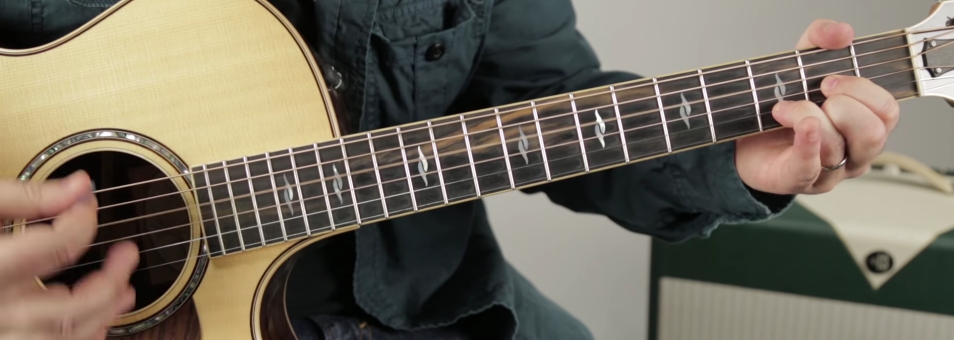
#> input picture pictures/chordD.png, 1908 x 680 px (shown at 1/2 size); its folder holds 4 pictures in this run
$ python tests_fretboard.py   (older library calls are emulated)
#> lines starting #> are read from the running program, lines starting #| are printed output that depends on the picture; after the words box and inside, x2 and y2 are one past the last pixel; in counts of white or black regions, pixels touching at a corner belong together
### image.py
import numpy as np
from matplotlib import pyplot as plt
import cv2


class Image:
    """
    This Image object was made at the beginning to simplify the code by packaging every common
    image processing treatment in a single object
    """

    def __init__(self, path=None, img=None):
#> called with path = './pictures/chordD.png'
        if img is None:
            self.image = cv2.imread(path)
#> self.image is the input picture: shape (680, 1908, 3); mean B, G, R 93.7, 107.4, 115.3
        elif path is None:
            self.image = img
        else:
            print("Incorrect image parameter")
        self.gray = cv2.cvtColor(self.image, cv2.COLOR_BGR2GRAY)  # TODO: check if this is not a problem (changes the image to gray without copying first)

    def __str__(self):
        return self.image

    def set_image(self, img):
        self.image = img

    def set_gray(self, grayscale):
        self.gray = grayscale

    # [14 lines left out: functions print_cv2, print_plt, not called in this run]

    def edges_canny(self, min_val=100, max_val=200, aperture=3):
        return cv2.Canny(self.gray, min_val, max_val, aperture)

    def edges_laplacian(self, ksize=3):
        return cv2.Laplacian(self.gray, cv2.CV_8U, ksize)  # ddepth - desired depth of dst image  |||    # CV_8U - unsigned char (8-bit))

    def edges_sobelx(self, ksize=3):
        return cv2.Sobel(self.gray, cv2.CV_8U, 1, 0, ksize)

    def edges_sobely(self, ksize=3):
#> called with ksize = 3
        return cv2.Sobel(self.gray, cv2.CV_8U, 0, 1, ksize)

    def lines_hough_transform(self, edges, min_line_length, max_line_gap, threshold=15):
        lines = cv2.HoughLinesP(edges, 1, np.pi / 180, threshold, min_line_length, max_line_gap)
        return lines

### functions.py
import cv2


def threshold(img, s):
#> called with s = 127
    I = img
    I[I <= s] = 0
    I[I > s] = 255
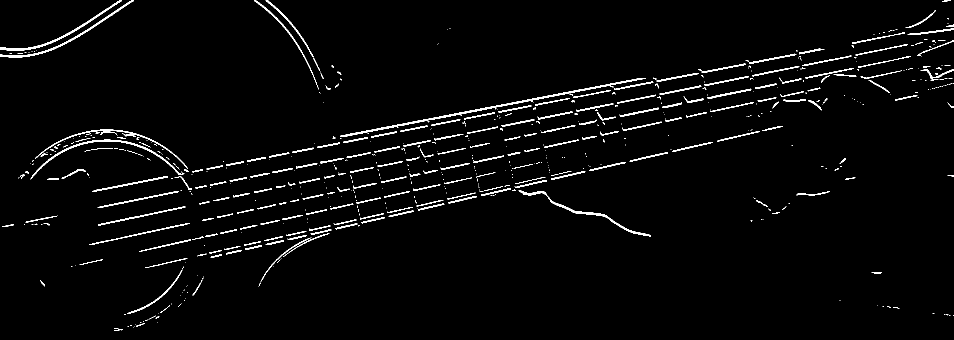
#> I: shape (680, 1908) (shown at 1/2 size); 2.7% white in thin lines or dots
    return I


def rotate(image, angle, center=None, scale=1.0):
    (h, w) = image.shape[:2]

    if center is None:
        center = (w / 2, h / 2)

    # Perform the rotation
    M = cv2.getRotationMatrix2D(center, angle, scale)
    rotated = cv2.warpAffine(image, M, (w, h))

    return rotated


def remove_duplicates(l):
    gaps = []
    new_l = []
    for i in range(len(l) - 1):
        gaps.append(l[i + 1] - l[i])
    for index, g in enumerate(gaps):
        if g > 15:
            new_l.append(l[index])
    return new_l

### rotate_crop.py
from image import Image
from functions import *
from statistics import median
from math import inf


def rotate_neck_picture(image):
    """
    Rotating the picture so that the neck of the guitar is horizontal. We use Hough transform to detect lines
    and calculating the slopes of all lines, we rotate it according to the median slope.
    Hopefully, most lines detected will be strings or neck lines so the median slope is the slope of the neck
    An image with lots of noise and different lines will result in poor results.
    :param image: an Image object
    :return rotated_neck_picture: an Image object rotated according to the angle of the median slope detected in param image
    """
    image_to_rotate = image.image

    edges = image.edges_sobely()
    edges = threshold(edges, 127)

    lines = image.lines_hough_transform(edges, 50, 50)  # TODO: Calibrate params automatically
#> in lines_hough_transform, `lines = cv2.HoughLinesP(edges, 1, np.pi / 180, threshold, min_line_len..`: lines = 54 rows, first 6: [862, 250, 920, 239], [181, 488, 379, 446], [1313, 161, 1378, 149], [897, 406, 953, 393], [742, 274, 793, 264], [882, 338, 938, 326]
    slopes = []

    for line in lines:
        for x1, y1, x2, y2 in line:
            slopes.append(abs((y2 - y1) / (x2 - x1)))
#> this loop made 54 passes
#> line on passes 1 to 12: [[862, 250, 920, 239]], [[181, 488, 379, 446]], [[1313, 161, 1378, 149]], [[897, 406, 953, 393]], [[742, 274, 793, 264]], [[882, 338, 938, 326]], [[680, 273, 1256, 161]], [[683, 273, 856, 240]], [[1421, 222, 1507, 204]], [[1260, 321, 1327, 306]], [[1605, 131, 1702, 112]], [[1320, 189, 1401, 173]]
#> after the loop, slopes = 54 values, max 0.65 at index 44, min 0.145 at index 24, mean 0.24

    median_slope = median(slopes)
#> median_slope = 0.207
    angle = median_slope * 45  # self note - mult by 45 because slope=1 iff angle=45degs
#> angle = 9.32

    return angle, Image(img=rotate(image_to_rotate, -angle))
#> in rotate, `M = cv2.getRotationMatrix2D(center, angle, scale)`: M = [[0.987, -0.162, 67.69], [0.162, 0.987, -150.1]]
#> in __init__ (call 2), `self.gray = cv2.cvtColor(self.image, cv2.COLOR_BGR2GRAY)`:
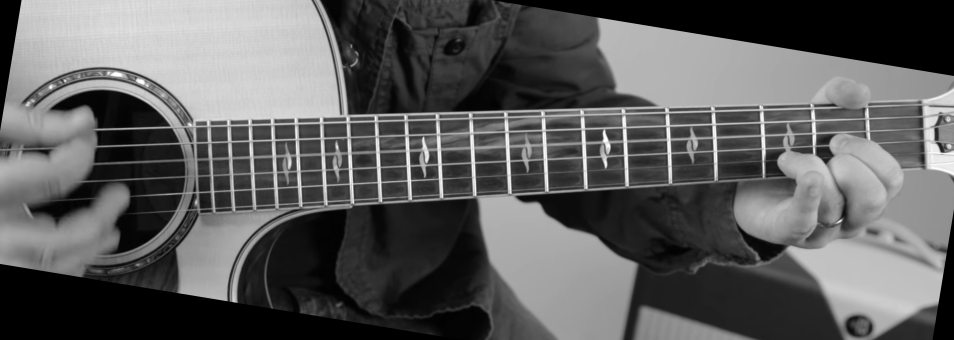
#> self.gray: shape (680, 1908) (shown at 1/2 size); min 0, max 255, mean 93.1
#> in detect_frets_edges, `rotation_angle, rotated_image = rotate_neck_picture(chord_image)`: rotation_angle = 9.32


def crop_neck_picture(image):
    """
    Cropping the picture so we only work on the region of interest (i.e. the neck)
    We're looking for a very dense region where we detect horizontal line
    Currently, we identify it by looking at parts where there are more than two lines at the same y (height)
    :param image: an Image object of the neck (rotated horizontally if necessary)
    :return cropped_neck_picture: an Image object cropped around the neck
    """
    image_to_crop = image.image

    edges = image.edges_sobely()
    edges = threshold(edges, 127)
#> in threshold (call 2), `I[I > s] = 255`: I: shape (680, 1908); 2.5% white; 418 white regions (215 under 20 px), largest, box (x1, y1, x2, y2) and area: (695, 211, 1317, 231) 2257, (1061, 13, 1908, 153) 2157, (68, 157, 376, 253) 1128

    lines = image.lines_hough_transform(edges, 50, 50)  # TODO: Calibrate params automatically
#> in lines_hough_transform (call 2), `lines = cv2.HoughLinesP(edges, 1, np.pi / 180, threshold, min_line_len..`: lines = 60 rows, first 6: [1092, 259, 1161, 257], [1528, 243, 1623, 240], [1095, 316, 1164, 313], [1857, 214, 1907, 214], [890, 225, 942, 224], [1630, 239, 1720, 236]
    y = []

    for line in lines:
        for x1, y1, x2, y2 in line:
            y.append(y1)
            y.append(y2)
#> this loop made 60 passes
#> line on passes 1 to 12: [[1092, 259, 1161, 257]], [[1528, 243, 1623, 240]], [[1095, 316, 1164, 313]], [[1857, 214, 1907, 214]], [[890, 225, 942, 224]], [[1630, 239, 1720, 236]], [[960, 220, 1266, 215]], [[1098, 381, 1149, 378]], [[195, 292, 358, 286]], [[885, 356, 941, 353]], [[756, 240, 808, 238]], [[1538, 92, 1845, 140]]
#> after the loop, y = 120 values, max 473 at index 83, min 16 at index 40, mean 261.4

    y_sort = list(sorted(y))
#> y_sort = 120 values from 16 to 473
    y_differences = [0]

    first_y = 0
    last_y = inf

    # TODO: go over this calculation better, check for problems/ special cases. i.e what if there are 3 random lines at the bottom, will the results be garbage?
    # same problem occurs for extra lines at the top. possible alternative: check for overall density of lines
    for i in range(len(y_sort) - 1):
        y_differences.append(y_sort[i + 1] - y_sort[i])
#> this loop made 119 passes
#> after the loop, y_differences = 120 values, max 57 at index 12, min 0 at index 0, mean 3.81
    for i in range(len(y_differences) - 1):
        if y_differences[i] == 0:
            last_y = y_sort[i]
            if i > 3 and first_y == 0:  # solves the problem mentioned in TODO? does it fail when the problem is double?(two separate lines at bottom and then the guitar)
                first_y = y_sort[i]
#> this loop made 119 passes
#> (last_y, first_y) on pass 17: (214, 214)
#> last_y on passes 1, 18, 20, 22, 26, 27: 16, 214, 215, 216, 219, 219
#> after the loop, first_y = 214

    return (first_y - 10), (last_y+10), Image(img=image_to_crop[first_y - 10:last_y + 10])


# [13 lines left out: function resize_image, not called in this run]


# [2 lines that do not run on import are left out]

### strings_and_frets_detector.py
from matplotlib import pyplot as plt
import numpy as np
from image import Image
from strings import Strings
from rotate_crop import rotate_neck_picture, crop_neck_picture
from grid_detection import string_detection, fret_detection
import cv2


# class StringDetector:


# [34 lines left out: function detect_strings_edges, not called in this run]
    # return string_edges_uncropped


def detect_frets_edges(img):
    chord_image = img
    rotation_angle, rotated_image = rotate_neck_picture(chord_image)
    first_y_cut, last_y_cut, cropped_image = crop_neck_picture(rotated_image)
#> first_y_cut = 204; last_y_cut = 401
    cropped_width, cropped_length, _ = cropped_image.image.shape
#> cropped_width = 197; cropped_length = 1908

    fret_edges_cropped_rotated, _ = fret_detection(cropped_image)
    fret_edges_uncropped = fret_edges_cropped_rotated.copy()

    for i in range(len(fret_edges_uncropped)):
        top_edge, bottom_edge = fret_edges_uncropped[i]
        # string_edges_uncropped.separating_lines[self.tuning[i]] = [(cropped_width - 1, right_extreme), (0, left_extreme)]
        list(top_edge)[1] = (top_edge[1] + first_y_cut)
        list(bottom_edge)[1] = (bottom_edge[1] + first_y_cut)
        fret_edges_uncropped[i] = top_edge, bottom_edge

    (cropped_h, cropped_w) = cropped_image.image.shape[:2]
    (uncropped_h, uncropped_w) = (cropped_h + first_y_cut + last_y_cut, cropped_w)
    cropped_center = (cropped_w / 2, cropped_h / 2)
    uncropped_center = (uncropped_w / 2, uncropped_h / 2)
    M_reverse = cv2.getRotationMatrix2D(cropped_center, 1.45*rotation_angle, 1.0)  # TODO: multiplying angle by ~1.45 seems not fix, not sure why???
    fret_edges_in_original_crds = fret_edges_uncropped.copy()
    for i in range(len(fret_edges_in_original_crds)):
        old_edges = fret_edges_in_original_crds[i]
        old_edges0_mat = np.array([old_edges[0][0], old_edges[0][1], 1]).transpose()
        old_edges1_mat = np.array([old_edges[1][0], old_edges[1][1], 1]).transpose()
        new_edge0 = np.matmul(M_reverse, old_edges0_mat)
        new_edge1 = np.matmul(M_reverse, old_edges1_mat)
        # new_edges = cv2.warpAffine(old_edges, M_reverse, (uncropped_w, uncropped_h))
        fret_edges_in_original_crds[i] = [new_edge0.astype(int), new_edge1.astype(int)]
        fret_edges_in_original_crds[i][0][1] = fret_edges_in_original_crds[i][0][1] + first_y_cut - 10
        fret_edges_in_original_crds[i][1][1] = fret_edges_in_original_crds[i][1][1] + first_y_cut - 10

    return fret_edges_in_original_crds

### grid_detection.py
from strings import Strings
from rotate_crop import *
import cv2
import numpy as np
from collections import defaultdict


# [105 lines left out: function string_detection, not called in this run]


def fret_detection(neck):
    """
    Detecting frets by detecting vertical components that are potential frets (provided they are lines detected
    by Hough transform and respect a logarithmic ratio)
    :param neck: An Image object of the picture cropped around the horizontal neck
    :return: an Image object of the picture with the frets detected (illustration purpose at the moment)
    """
    height = len(neck.image)
#> height = 197
    width = len(neck.image[0])
#> width = 1908
    neck_with_frets = np.zeros((height, width, 3), np.uint8)

    # 1. Detect frets with Hough transform and form an Image based on these
    edges = neck.edges_sobelx()
    edges = threshold(edges, 127)
#> call 3 of threshold, with s = 127
#> in threshold (call 3), `I[I > s] = 255`:
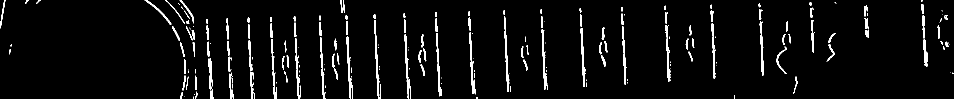
#> I: shape (197, 1908) (shown at 1/2 size); 4.1% white; 260 white regions (122 under 20 px), largest, box (x1, y1, x2, y2) and area: (809, 68, 818, 197) 430, (1161, 56, 1170, 174) 425, (693, 72, 702, 197) 424
    # edges = cv2.medianBlur(edges, 3)

    lines = neck.lines_hough_transform(edges, 20, 5)  # TODO: Calibrate params automatically if possible
#> in lines_hough_transform (call 3), `lines = cv2.HoughLinesP(edges, 1, np.pi / 180, threshold, min_line_len..`: lines = 564 rows, first 6: [874, 66, 880, 191], [750, 71, 751, 117], [1247, 108, 1251, 167], [499, 61, 499, 76], [592, 77, 596, 196], [541, 34, 541, 43]
    size = len(lines)
#> size = 564

    for x in range(size):
        for x1, y1, x2, y2 in lines[x]:
            cv2.line(neck_with_frets, (x1, y1), (x2, y2), (255, 255, 255), 2)
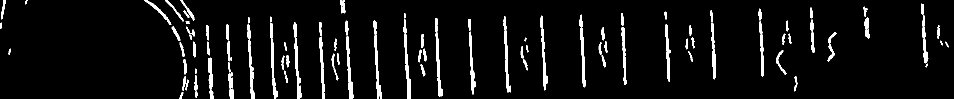
#> neck_with_frets: shape (197, 1908, 3) (shown at 1/2 size); 5.4% white; 101 white regions, largest, box (x1, y1, x2, y2) and area: (870, 36, 885, 194) 813, (747, 41, 763, 197) 813, (587, 44, 603, 197) 812

    neck_fr = Image(img=neck_with_frets)
    neck_fret_gray = neck_fr.gray

    # 2. Slice image horizontally at different points and calculate gaps between frets at these slices
    slices = {}
    nb_slices = int(height / 15)
#> nb_slices = 13
    for i in range(nb_slices):
        slices[(i + 1) * nb_slices] = []  # slices dict is {y_pixel_of_slice : [x_pixels_where_line_detected]}

    for index_line, line in enumerate(neck_fret_gray):
        for index_pixel, pixel in enumerate(line):
            if pixel == 255 and index_line in slices:
                slices[index_line].append(index_pixel)

    slices_differences = {}  # slices_differences dict is {y_pixel_of_slice : [gaps_between_detected_lines]}
    for k in slices.keys():
        temp = []
        n = 0
        slices[k] = list(sorted(slices[k]))
        for p in range(len(slices[k]) - 1):
            temp.append(slices[k][p + 1] - slices[k][p])
            if slices[k][p + 1] - slices[k][p] > 1:
                n += 1
        slices_differences[k] = temp

    x_values = defaultdict(int)
    for j in slices_differences.keys():
        for index, gap in enumerate(slices_differences[j]):
            if gap > 1:
                x_values[slices[j][index]] += 1

    potential_frets = []
    x_values = dict(x_values)
    for x, nb in x_values.items():
        if nb > 1:
            potential_frets.append(x)

    potential_frets = list(sorted(potential_frets))
#> potential_frets = 82 values from 372 to 1736
    potential_frets = remove_duplicates(potential_frets)
#> potential_frets = 26 values from 392 to 1661

    # 3. Sort potential frets by looking for a ratio and building missings frets
    potential_ratio = []
    for i in range(len(potential_frets) - 1):
        potential_ratio.append(round(potential_frets[i + 1] / potential_frets[i], 3))

    ''' loop over frets and check for ratio anomalies compared to average ratio (I defined 2.5% limit)'''
    finished_filtering_frets = False
    average_ratio = (sum(potential_ratio) / len(potential_ratio))
#> average_ratio = 1.06
    ratio_anomaly_limit = 0.025 * average_ratio
#> ratio_anomaly_limit = 0.0265
    while not finished_filtering_frets:  # TODO: code is written poorly, make more efficient later (not urgent because amount of samples should be small
        found_anomaly = False
        for i in range(len(potential_ratio)):
            if abs(potential_ratio[i] - average_ratio) > ratio_anomaly_limit:
                found_anomaly - True
                del potential_frets[i if potential_ratio[i] > average_ratio else (i + 1)]
                potential_ratio = []
                for j in range(len(potential_frets) - 1):
                    potential_ratio.append(round(potential_frets[j + 1] / potential_frets[j], 3))
                average_ratio = (sum(potential_ratio) / len(potential_ratio))
                ratio_anomaly_limit = 0.025 * average_ratio
                break
        if not found_anomaly:
            finished_filtering_frets = True
#> after the loop, average_ratio = 1.06; ratio_anomaly_limit = 0.0266
    ''''''

    """ additional filtering - try to filter by white line that are too short"""  # TODO:doesnt work still could
    for index, x_val in enumerate(potential_frets):
        # temp_sum = 0
        # for y in range(height):
        average_x_brightnes = (255*sum(sum(neck_fret_gray[:, (x_val-3):(x_val+4)])) / (3*height))
        if average_x_brightnes < 100:
            del potential_frets[index]
#> this loop made 25 passes
#> average_x_brightnes on passes 1 to 12: 655.4, 574.7, 564.4, 570, 572.1, 589.4, 705, 594.1, 604.5, 594.6, 663.6, 610.1


    """"""

    ratio = potential_ratio[-1]
#> ratio = 1.02
    # ratio = (sum(potential_ratio) / len(potential_ratio)) # NOT NEEDED? problem is not with ratio calc but with false fret detection
    last_x = potential_frets[-1]  # original calc
#> last_x = 1661

    while 1:
        last_x *= ratio
        if last_x >= width:
            break
        else:
            potential_frets.append(int(last_x))
#> after the loop, last_x = 1921.1; potential_frets = 31 values from 392 to 1881

    for x in potential_frets:  # TODO: need additional filtering of potential_frets, probably using logarithmic scale math from guitar building formulas.
        cv2.line(neck.image, (x, 0), (x, height), (127, 0, 255), 3)  # another possible solution is to add condition for growing differences in x gaps
#> this loop made 31 passes
#> x on passes 1 to 12: 392, 465, 502, 547, 595, 646, 671, 700, 756, 816, 846, 879
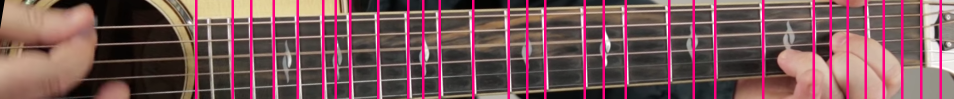
#> neck.image: shape (197, 1908, 3) (shown at 1/2 size); mean of channels 0, 1, 2 88.6, 87.1, 121.6; drawn as B, G, R

    # TODO 2: instead of drawing the frets, consider detecting neck edges to deduce coordinates in cropped+rotated image.
    frets_lines = []
    for i in range(len(potential_frets)):
        frets_lines.append([[potential_frets[i], 0], [potential_frets[i], height]])  # [[top point(x,y)],[bottom point(x,y)]]
#> this loop made 31 passes
#> after the loop, frets_lines = 31 items
    #
    return frets_lines, Image(img=neck.image)  # I added fret_lines output
#> in __init__ (call 5), `self.gray = cv2.cvtColor(self.image, cv2.COLOR_BGR2GRAY)`:
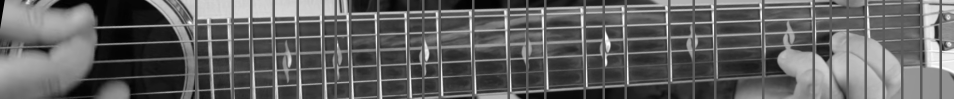
#> self.gray: shape (197, 1908) (shown at 1/2 size); min 0, max 255, mean 97.6


# [2 lines that do not run on import are left out]

### tests_fretboard.py
import os
import time
from strings_and_frets_detector import detect_strings_edges, detect_frets_edges
from matplotlib import pyplot as plt
from image import Image
from rotate_crop import rotate_neck_picture, crop_neck_picture
from grid_detection import string_detection, fret_detection
import cv2

# [15 lines of commented-out code are left out]


if __name__ == "__main__":  # frets check
    plt.figure(1)
    filename = os.listdir('./pictures/')[3]
    print("File found: " + filename + " - Processing...")
    test_image = Image(path='./pictures/' + filename)
    original_crds_edges = detect_frets_edges(test_image)
#> the loop in detect_frets_edges, `for i in range(len(fret_edges_uncropped)):` made 31 passes
#> (top_edge, bottom_edge) on passes 1 to 12: ([392, 0], [392, 197]), ([465, 0], [465, 197]), ([502, 0], [502, 197]), ([547, 0], [547, 197]), ([595, 0], [595, 197]), ([646, 0], [646, 197]), ([671, 0], [671, 197]), ([700, 0], [700, 197]), ([756, 0], [756, 197]), ([816, 0], [816, 197]), ([846, 0], [846, 197]), ([879, 0], [879, 197])
#> in detect_frets_edges, `(uncropped_h, uncropped_w) = (cropped_h + first_y_cut + last_y_cut, cr..`: uncropped_h = 802; uncropped_w = 1908
#> in detect_frets_edges, `uncropped_center = (uncropped_w / 2, uncropped_h / 2)`: uncropped_center = (954, 401)
#> in detect_frets_edges, `M_reverse = cv2.getRotationMatrix2D(cropped_center, 1.45*rotation_angl..`: M_reverse = [[0.972, 0.234, 3.41], [-0.234, 0.972, 225.8]]
#> in detect_frets_edges, `fret_edges_in_original_crds = fret_edges_uncropped.copy()`: fret_edges_in_original_crds = 31 items
#> the loop in detect_frets_edges, `for i in range(len(fret_edges_in_original_crds)):` made 31 passes
#> (old_edges, old_edges0_mat, old_edges1_mat, new_edge0, new_edge1) on passes 1 to 8: (([392, 0], [392, 197]), [392, 0, 1], [392, 197, 1], [384.5, 134.1], [430.6, 325.7]), (([465, 0], [465, 197]), [465, 0, 1], [465, 197, 1], [455.5, 117], [501.6, 308.6]), (([502, 0], [502, 197]), [502, 0, 1], [502, 197, 1], [491.5, 108.4], [537.6, 299.9]), (([547, 0], [547, 197]), [547, 0, 1], [547, 197, 1], [535.3, 97.88], [581.3, 289.4]), (([595, 0], [595, 197]), [595, 0, 1], [595, 197, 1], [581.9, 86.66], [628, 278.2]), (([646, 0], [646, 197]), [646, 0, 1], [646, 197, 1], [631.5, 74.73], [677.6, 266.3]), (([671, 0], [671, 197]), [671, 0, 1], [671, 197, 1], [655.8, 68.89], [701.9, 260.4]), (([700, 0], [700, 197]), [700, 0, 1], [700, 197, 1], [684, 62.11], [730.1, 253.7])
#> after the loop in detect_frets_edges, `for i in range(len(fret_edges_in_original_crds)):`: fret_edges_in_original_crds = 31 items, first 6: [[384, 328], [430, 519]], [[455, 311], [501, 502]], [[491, 302], [537, 493]], [[535, 291], [581, 483]], [[581, 280], [627, 472]], [[631, 268], [677, 460]]
#> original_crds_edges has the same summary as fret_edges_in_original_crds in detect_frets_edges
    for i in range(len(original_crds_edges)):
        if (i % 10) == 0 and i != 10:
            print(f"{i + 1}st fret coordinates in image are: {original_crds_edges[i]}")
        elif (i % 10) == 1 and i != 11:
            print(f"{i + 1}nd fret coordinates in image are: {original_crds_edges[i]}")
        elif (i % 10) == 2 and i != 12:
            print(f"{i + 1}rd fret coordinates in image are: {original_crds_edges[i]}")
        else:
            print(f"{i + 1}th fret coordinates in image are: {original_crds_edges[i]}")

    for i in range(len(original_crds_edges)):
        cv2.line(test_image.image, original_crds_edges[i][0], original_crds_edges[i][1], (0, 0, 255), 2)
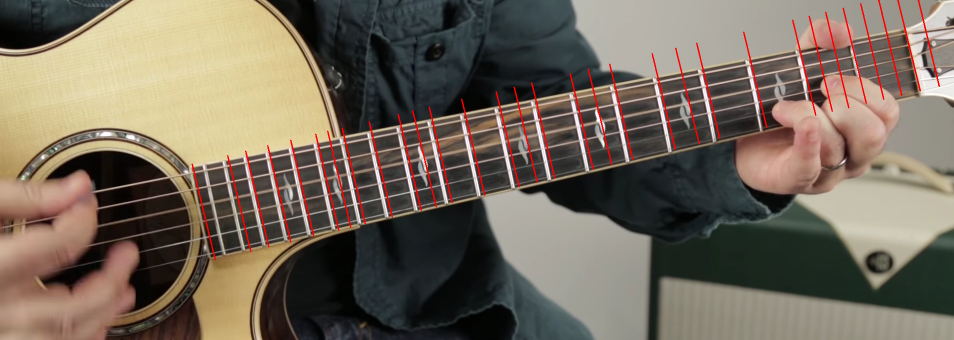
#> test_image.image: shape (680, 1908, 3) (shown at 1/2 size); mean B, G, R 92.4, 106.1, 117.2
    plt.imshow(cv2.cvtColor(test_image.image, cv2.COLOR_BGR2RGB))
    plt.show()
    cv2.waitKey(0)
